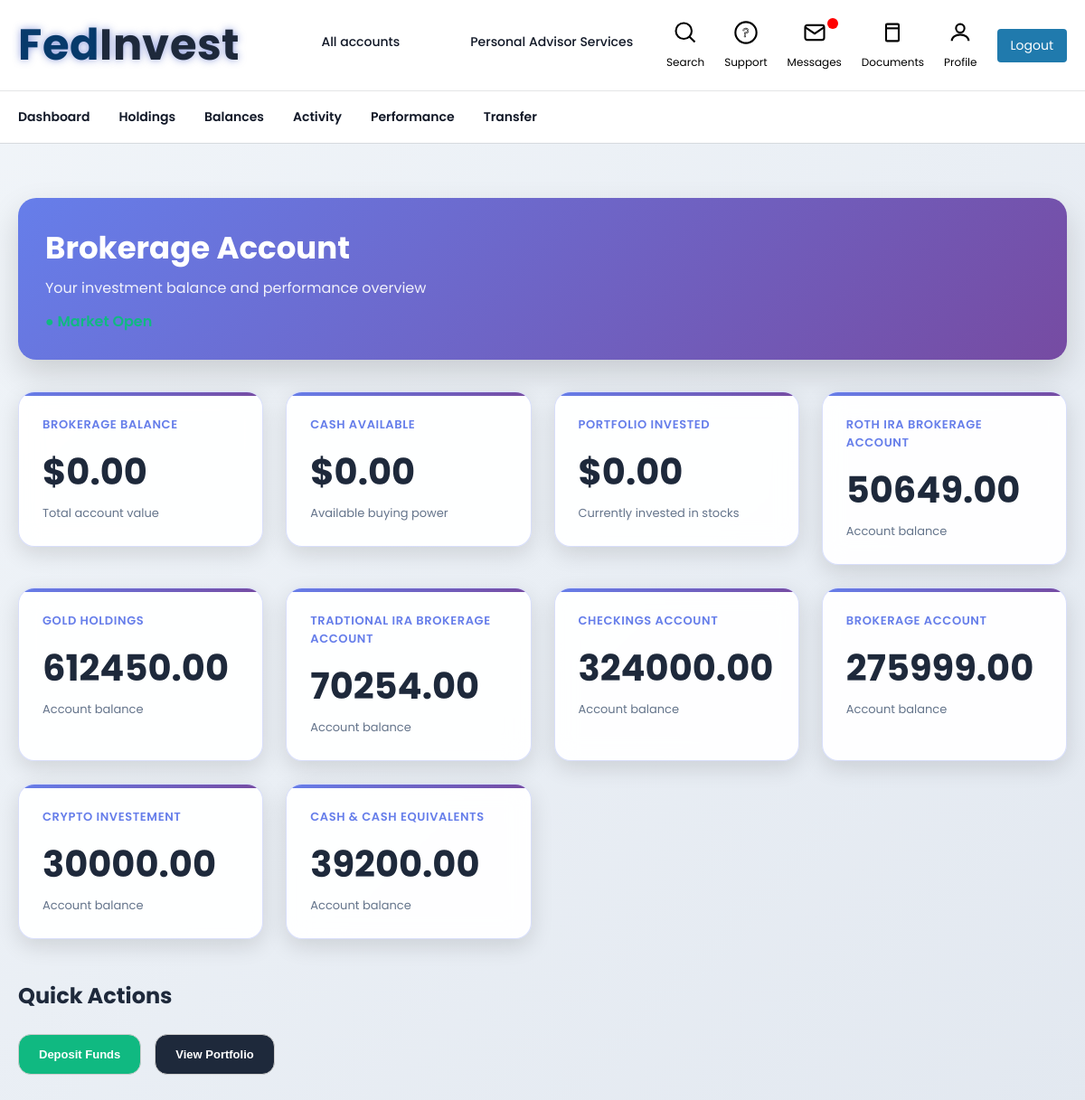
Screenshot of /balance/ (signed in) with the database file from the repository.
### app1/models.py (models this page shows, shortened)
class Account(models.Model):
    user = models.ForeignKey(User, on_delete=models.CASCADE, null=True, blank=True)
    name = models.CharField(max_length=100)
    account_number = models.CharField(max_length=20)
    account_type = models.CharField(max_length=50)
    amount = models.DecimalField(max_digits=15, decimal_places=2, default=0)
    class Meta:
        verbose_name = "Holdings"
        verbose_name_plural = "Holdings"

class CashAccount(models.Model):
    user = models.ForeignKey(User, on_delete=models.CASCADE, related_name="cash_accounts")
    date = models.DateField()
    account_number = models.DecimalField(max_digits=12, decimal_places=2, default=0)
    description = models.CharField(max_length=255)
    credit = models.DecimalField(max_digits=12, decimal_places=2, default=0)
    debit = models.DecimalField(max_digits=12, decimal_places=2, default=0)
    account_balance = models.DecimalField(max_digits=12, decimal_places=2, editable=False, default=0)
    class Meta:
        verbose_name = "Checking Accounts"
        verbose_name_plural = "Checking Accounts"

### app1/views.py (the view)
# urls.py: path("balance/", views.balance_page, name="balance"),
@login_required
def balance_page(request):
    accounts = Account.objects.filter(user=request.user)
    account_total = sum(a.amount for a in accounts)
    gold_holdings = Gold.objects.filter(user=request.user)
    gold_total = sum(h.amount for h in gold_holdings)
    cash_entries = CashAccount.objects.filter(user=request.user).order_by('-date')
    cash_total = cash_entries.first().account_balance if cash_entries.exists() else 0
    saving_entries = SavingAccount.objects.filter(
        user=request.user
    ).order_by('-date', '-id')
    saving_total = saving_entries.first().account_balance if saving_entries.exists() else 0
    formatted_saving_total = intcomma(saving_total)
    total = account_total + gold_total + cash_total + saving_total
    formatted_total = intcomma(total)
    return render(request, 'Balance.html', {
        'accounts': accounts,
        'total': total,
        'formatted_total': formatted_total,
         "saving_entries": saving_entries,
        "saving_total": saving_total,
        "formatted_saving_total": formatted_saving_total,
        "gold_total": gold_total,
        "cash_total": cash_total
    })

### templates/Balance.html (shortened to what this page needs)
{% load static %}
<!DOCTYPE html>
<html lang="en">
<head>
<link rel="stylesheet" href="{% static 'css/style.css' %}">
</head>
<body>
<div class="top-nav">
    <div class="top-nav-container">
        <div class="nav-left">
            <div class="logo">
                <h1 class="logo">
                    <span class="f">F</span>
                    <span class="e">e</span>
                    <span class="d">d</span>
                    <span class="i">I</span>
                    <span class="n">n</span>
                    <span class="v">v</span>
                    <span class="e2">e</span>
                    <span class="s">s</span>
                    <span class="t">t</span>
                </h1>
            </div>
            <nav class="main-nav">
                <a href="{% url 'holdings' %}" class="active erbtn">All accounts</a>
                <a href="#" class="erbtn">Personal Advisor Services</a>
            </nav>
        </div>
        <div class="nav-right">
            <a href="#" class="nav-item erbtn">
                <svg viewBox="0 0 24 24">
                    <circle cx="10.5" cy="10.5" r="7.5"></circle>
                    <line x1="21" y1="21" x2="15.8" y2="15.8"></line>
                </svg>
                <span>Search</span>
            </a>
            <a href="#" class="nav-item erbtn">
                <svg viewBox="0 0 24 24">
                    <circle cx="12" cy="12" r="10"></circle>
                    <text x="12" y="16" font-size="12" text-anchor="middle" fill="none" stroke="#000" stroke-width="0.5">?</text>
                </svg>
                <span>Support</span>
            </a>
            <a href="{% url 'messages' %}" class="nav-item erbtn">
                <svg viewBox="0 0 24 24">
                    <rect x="3" y="5" width="18" height="14" rx="2" ry="2"></rect>
                    <polyline points="3,7 12,13 21,7"></polyline>
                </svg>
                <div class="badge"></div>
                <span>Messages</span>
            </a>
            <a href="{% url 'legal_documents' %}" class="nav-item erbtn">
                <svg viewBox="0 0 24 24">
                    <rect x="6" y="4" width="12" height="16" rx="1"></rect>
                    <line x1="6" y1="8" x2="18" y2="8"></line>
                </svg>
                <span>Documents</span>
            </a>
            <a href="{% url 'get_profile' request.user.id %}" class="nav-item erbtn">
                <svg viewBox="0 0 24 24">
                    <circle cx="12" cy="8" r="4"></circle>
                    <path d="M4 20c0-4 4-6 8-6s8 2 8 6"></path>
                </svg>
                <span>Profile</span>
            </a>
            <a href="{% url 'logout' %}" class="logout-btn">Logout</a>
        </div>
    </div>
</div>
<div class="secondary-nav">
    <div class="secondary-nav-container">
        <nav>
            <a class="erbtn" href="{% url 'dashboard' %}">Dashboard</a>
            <a class="erbtn" href="{% url 'holdings' %}">Holdings</a>
            <a class="erbtn" href="{% url 'balance' %}">Balances</a>
            <a class="erbtn" href="{% url 'activity' %}">Activity</a>
            <a class="erbtn" href="{% url 'portfolio' %}">Performance</a>
            <a class="erbtn" href="{% url 'transfer' %}">Transfer</a>
        </nav>
    </div>
</div>
<div class="container">
    <div class="dashboard-header">
        <h1>Brokerage Account</h1>
        <p>Your investment balance and performance overview</p>
        <div class="market-status">● Market Open</div>
    </div>
    <div class="stats-grid">
        <a href="{% url 'portfolio' %}">
            <div class="stat-card">
                <div class="stat-label">Brokerage Balance</div>
                <div class="stat-value" id="brokerage-balance">$0.00</div>
                <div class="stat-sub">Total account value</div>
            </div>
        </a>
        <a href="{% url 'portfolio' %}">
            <div class="stat-card">
                <div class="stat-label">Cash Available</div>
                <div class="stat-value" id="raw-total">$0.00</div>
                <div class="stat-sub">Available buying power</div>
            </div>
        </a>
        <a href="{% url 'portfolio' %}">
            <div class="stat-card">
                <div class="stat-label">Portfolio Invested</div>
                <div class="stat-value" id="portfolio-total">$0.00</div>
                <div class="stat-sub">Currently invested in stocks</div>
            </div>
        </a>
{% for account in accounts %}
<div class="stat-card">
    <div class="stat-label">{{ account.account_type|default:"Account" }}</div>
    <div class="stat-value">
        {% if account.account_type == "Gold Holdings" %}
            {{ gold_total|floatformat:2 }}
        {% elif account.account_type == "Cash & Cash Equivalents" %}
            {{ cash_total|floatformat:2 }}
        {% else %}
            {{ account.amount|floatformat:2 }}
        {% endif %}
    </div>
    <div class="stat-sub">Account balance</div>
</div>
{% endfor %}
</div>
<div class="section">
        <h2>Quick Actions</h2>
        <div class="quick-actions">
            <a href="{% url 'transfer' %}" class="btn secondary">Deposit Funds</a>
            <a href="{% url 'portfolio' %}" class="btn dark">View Portfolio</a>
        </div>
    </div>
</body>
</html>

### static/css/style.css (style rules this page uses)
* { margin: 0; padding: 0; box-sizing: border-box; font-family: 'Poppins', sans-serif; }
.logo { font-family: 'Nunito', sans-serif; font-weight: 700; font-size: 48px; display: inline-flex; letter-spacing: 0.5px; color: #073A6B; text-shadow: 0 0 8px rgba(35, 64, 190, 0.5); width: 500px; }
.logo span:nth-child(n+4) { color: #1E293B; }
.logo span { display: inline-block; transform-origin: center; }
.logo span:nth-child(1) { transform: rotate(-3deg) translateY(2px); }
.logo span:nth-child(2) { transform: rotate(2deg) translateY(-1px); }
.logo span:nth-child(3) { transform: rotate(-1deg) translateY(1px); }
.logo span:nth-child(4) { transform: rotate(1deg) translateY(-3px); }
.logo span:nth-child(5) { transform: rotate(-2deg) translateY(2px); }
.logo span:nth-child(6) { transform: rotate(3deg) translateY(-1px); }
.logo span:nth-child(7) { transform: rotate(-1deg) translateY(1px); }
.logo span:nth-child(8) { transform: rotate(2deg) translateY(-2px); }
.logo span:nth-child(9) { transform: rotate(-1deg) translateY(1px); }
.logo span { display: inline-block; animation: scatterReveal 0.6s ease-out forwards; }
.logo span:nth-child(1) { animation-delay: 0.05s; }
.logo span:nth-child(2) { animation-delay: 0.1s; }
.logo span:nth-child(3) { animation-delay: 0.15s; }
.top-nav { border-bottom: 1px solid #e4e5e6; background: #fff; }
.top-nav-container { max-width: 1200px; margin: 0 auto; padding: 14px 20px; display: flex; justify-content: space-between; align-items: center; gap: 24px; }
.nav-left { display: flex; align-items: center; gap: 40px; }
.main-nav { display: flex; flex-wrap: nowrap; gap: 28px; }
.main-nav a { text-decoration: none; font-size: 0.875rem; font-weight: 500; color: #111827; padding-bottom: 4px; border-bottom: 3px solid transparent; transition: 0.25s ease; white-space: nowrap; padding-left: 50px; }
.nav-right { display: flex; align-items: center; gap: 22px; }
.nav-item { display: flex; align-items: center; gap: 6px; text-decoration: none; color: #111827; font-size: 0.85rem; }
.nav-item svg { width: 20px; height: 20px; stroke: #374151; fill: none; stroke-width: 1.6; }
.badge { width: 8px; height: 8px; background: #dc2626; border-radius: 50%; margin-left: -12px; }
.logout-btn { padding: 6px 14px; border-radius: 6px; background: #ef4444; color: white !important; font-size: 0.8rem; text-decoration: none; transition: 0.2s ease; }
.secondary-nav { background: #fff; border-bottom: 1px solid #d6dade; }
.secondary-nav-container { max-width: 1200px; margin: 0 auto; padding: 0 20px; }
.secondary-nav nav { display: flex; gap: 32px; }
.secondary-nav a { text-decoration: none; font-size: 0.875rem; font-weight: 600; color: #111827; padding: 18px 0; transition: 0.25s; }
.erbtn { font-family: "Poppins", sans-serif; }
.btn { border: 1px solid #ccc; background: white; padding: 6px 12px; border-radius: 4px; font-size: 13px; cursor: pointer; display: flex; align-items: center; gap: 6px; color: #333; font-family: Arial, sans-serif; }
.nav-item { display: flex; flex-direction: column; align-items: center; text-decoration: none; color: #000; font-size: 12px; position: relative; transition: color 0.2s, font-weight 0.2s; }
.nav-item svg { width: 28px; height: 28px; stroke: #000; stroke-width: 1.8; fill: none; margin-bottom: 4px; transition: stroke 0.2s; }
.badge { position: absolute; top: -2px; right: 4px; width: 12px; height: 12px; background-color: red; border-radius: 50%; }
.logout-btn { top: 18px; right: 30px; background: #207aadff; color: #fff; border: none; border-radius: 4px; padding: 8px 15px; text-decoration: none; cursor: pointer; font-size: 14px; transition: background 0.2s; }
.logo { font-family: 'Nunito', sans-serif; font-weight: 700; font-size: 48px; display: inline-flex; letter-spacing: 0.5px; color: #073A6B; text-shadow: 0 0 8px rgba(35, 64, 190, 0.5); width: 50%; }
.logo span { transform-origin: center; }

### rows the page displays
Account: account_type "ROTH IRA BROKERAGE ACCOUNT", amount "50649.00"
Account: account_type "GOLD HOLDINGS", gold_total "612450.00"
Account: account_type "TRADTIONAL IRA BROKERAGE ACCOUNT", amount "70254.00"
Account: account_type "CHECKINGS ACCOUNT", amount "324000.00"
Account: account_type "BROKERAGE ACCOUNT", amount "275999.00"
Account: account_type "CRYPTO INVESTEMENT", amount "30000.00"
Account: account_type "CASH & CASH EQUIVALENTS"
CashAccount: account_balance "39200.00"
